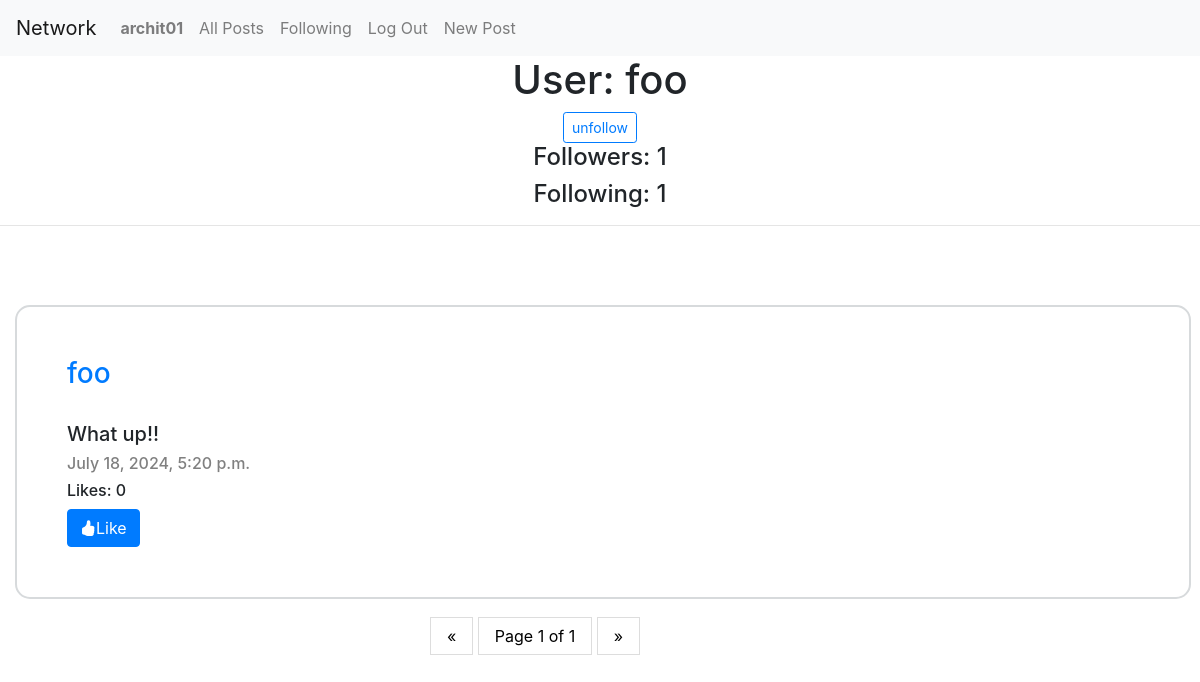
The page /profile/foo (signed in) on the database as committed earlier.
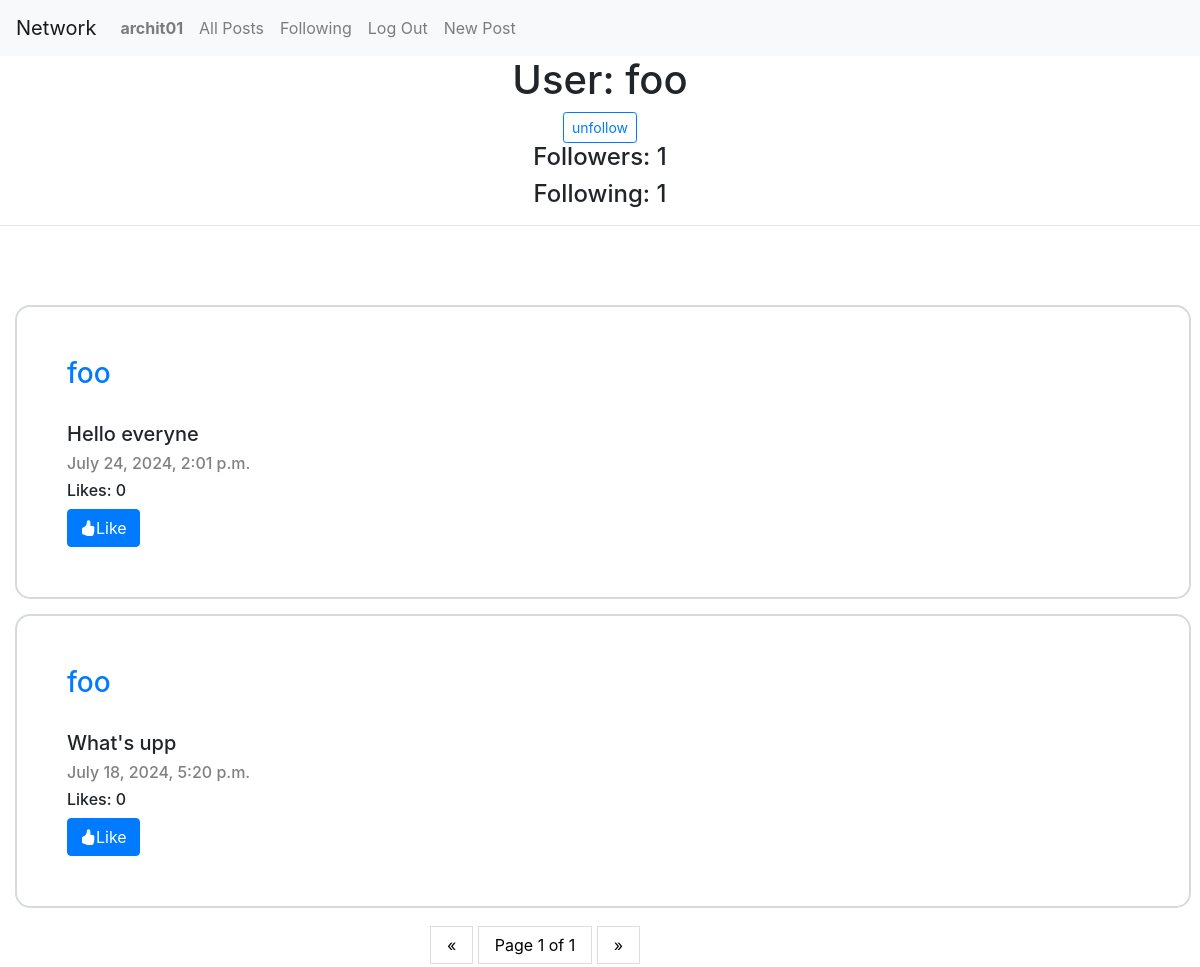
The same page on the database as committed later.
### network/models.py (models this page shows, shortened)
class Post(models.Model):
    user = models.ForeignKey("User", on_delete=models.CASCADE, related_name="post")
    content = models.TextField(blank=True)
    timestamp = models.DateTimeField(auto_now_add=True)

class User(AbstractUser):
    pass

### network/views.py (the view, shortened to what this page needs)
# urls.py: path("profile/<str:name>", views.profile, name="profile"),
@login_required
def profile(request, name):
    likes = Like.objects.filter(user = request.user)
    liked_post = []
    for like in likes:
        liked_post.append(like.post)
    user = User.objects.get(username = name)
    posts = Post.objects.filter(user = user.id).order_by('-timestamp')
    paginator = Paginator(posts, 10)
    page_number = request.GET.get('page')
    page_obj = paginator.get_page(page_number)
    followers = Followers.objects.filter(followers = user.id).count()
    following = Followers.objects.filter(user = user.id).count()
    follows = Followers.objects.filter(user = request.user)
    action = "follow"
    for follow in follows:
        if follow.followers.username == name:
            action = 'unfollow'
    return render(request, "network/profile.html",{
        "name":name,
        "posts":page_obj,
        "followers":followers,
        "following":following,
        "action":action,
        "username":request.user.username,
        "liked_post":liked_post
    })

### network/templates/network/profile.html (shortened to what this page needs)
{% extends "network/layout.html" %}
{% load static %}
{% block body %}
    <h1 style="text-align: center;">User: {{ name }}</h1>
    {% if username != name %}
        <form method="post" style="text-align: center;">
            <button class="btn btn-sm btn-outline-primary" style="text-align: center;">{{ action }}</button>
        </form>
    {% endif %}
    <h4 style="text-align: center;">Followers: {{ followers }}</h4>
    <h4 style="text-align: center;">Following: {{ following }}</h4>
    <hr>
    <br>
    <br>
    {% for post in posts %}
        <div class="block">
            <a href="{% url 'profile' post.user %}"><h3>{{ post.user }}</h3></a>
            <br>
            <h5 id="content">{{ post.content }}</h5>
            <h6 style="color: grey;">{{ post.timestamp }}</h6>
            <h6 id="count">Likes: {{ post.likedPost.count }}</h6>
            {% if user == post.user %}
                <button id="edit" class="btn btn-primary" data-identity="{{post.id}}">Edit</button>
            {% else %}
                {% if post in liked_post %}
                    <button id="like" class="btn btn-primary" data-id="{{ post.id }}" data-post="unlike"><i class="bi bi-hand-thumbs-down-fill"></i>UnLike</button>
                {% else %}
                    <button id="like" class="btn btn-primary" data-id="{{ post.id }}" data-post="like"><i class="bi bi-hand-thumbs-up-fill"></i>Like</button>
                {% endif %}
            {% endif %}
        </div>
    {% endfor %}
    <div class="center">
        <div class="pagination">
            <span class="step-links">
                {% if posts.has_previous %}
                    <a href="?page=1">&laquo; first</a>
                    <a href="?page={{ posts.previous_page_number }}">previous</a>
                {% else %}
                    <a href="#">&laquo;</a>
                {% endif %}
                <span class="current">
                    <a href="?page={{ posts.number }}">Page {{ posts.number }} of {{ posts.paginator.num_pages }}</a>
                </span>
                {% if posts.has_next %}
                    <a href="?page={{ posts.next_page_number }}">next</a>
                    <a href="?page={{ posts.paginator.num_pages }}">last &raquo;</a>
                {% else %}
                    <a href="#">&raquo;</a>
                {% endif %}
            </span>
        </div>
    </div>
{% endblock %}

Rows that differ between the two databases and show on the page:
added Post: user "foo", content "Hello everyne", timestamp "July 24, 2024, 2:01 p.m.", likedPost.count "0"
changed Post: content "What up!!" → "What's upp"
